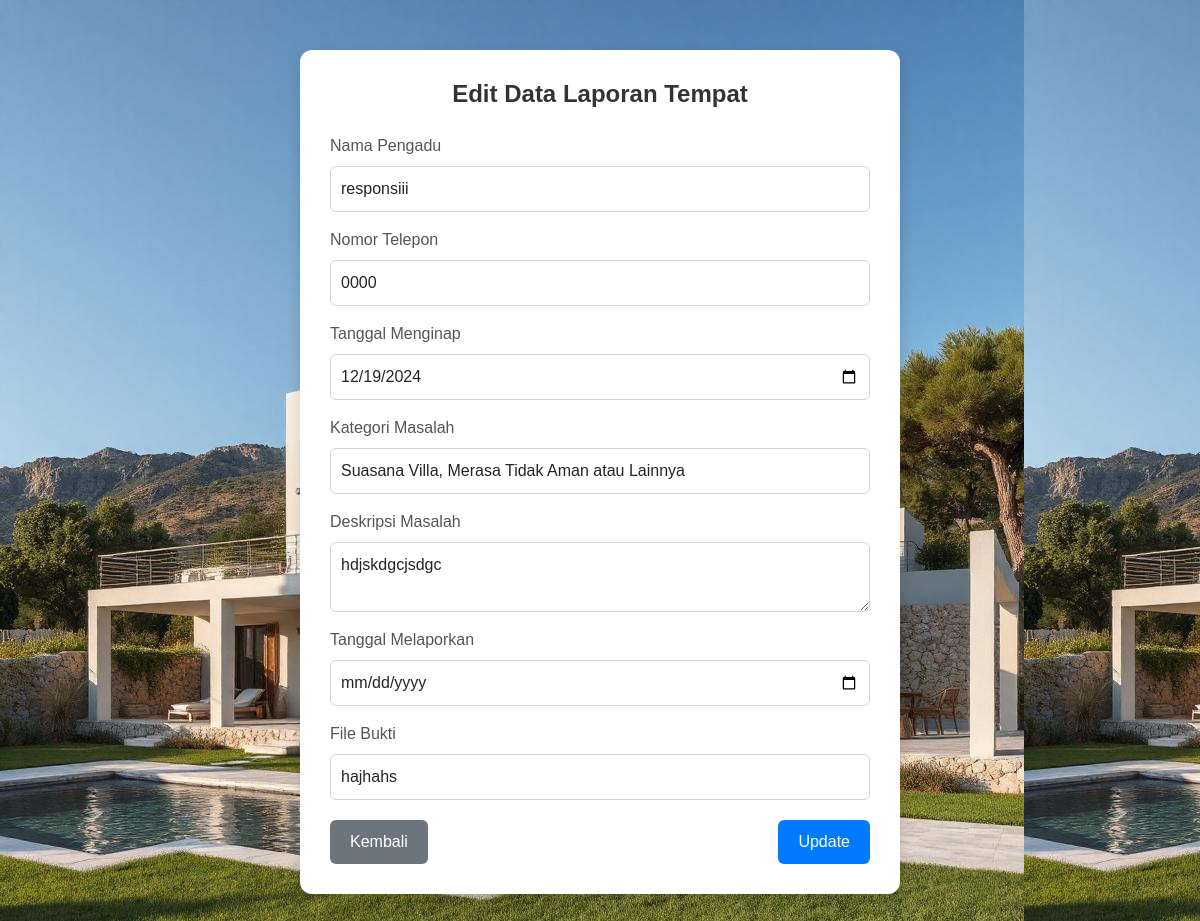
The page /proses_tempat/edit.php?id=2 on the database its author committed.
### tables this page shows
CREATE TABLE `tempat` (
  `id_pengaduan` int(11) NOT NULL,
  `nama_pengadu` varchar(255) NOT NULL,
  `no_telepon_pengadu` varchar(15) NOT NULL,
  `tanggal_menginap` date NOT NULL,
  `nomor_kamar` varchar(10) NOT NULL,
  `jenis_masalah` enum('Kerusakan Bangunan','Kebersihan Villa','Perawatan yang Kurang','Suasana Villa, Merasa Tidak Aman atau Lainnya','Perbedaan Kondisi Properti dengan Foto Properti di Iklan','Masalah Aksesibilitas','Kenyamanan pada Waktu Penginapan','Lainnya') NOT NULL,
  `deskripsi_masalah` text NOT NULL,
  `waktu_pengaduan` datetime DEFAULT current_timestamp(),
  `file_bukti` varchar(255) DEFAULT NULL,
  `status` enum('Diterima','Ditolak','Diproses') NOT NULL DEFAULT 'Diproses'
);

### proses_tempat/edit.php (the view, shortened to what this page needs)
<?php
$servername = "localhost";
$username = "root";
$password = "";
$dbname = "filya_suite";
$conn = new mysqli($servername, $username, $password, $dbname);
$id = $_GET['id'];
$sql = "SELECT * FROM tempat WHERE id_pengaduan = ?";
$stmt = $conn->prepare($sql);
$stmt->bind_param("i", $id);
$stmt->execute();
$result = $stmt->get_result();
$row = $result->fetch_assoc();
?>
<!DOCTYPE html>
<html lang="en">
<head>
    <link href="https://cdn.jsdelivr.net/npm/bootstrap@5.3.0-alpha1/dist/css/bootstrap.min.css" rel="stylesheet">
</head>
<body>
    <div class="container">
        <h2>Edit Data Laporan Tempat</h2>
        <form method="POST">
            <div class="mb-3">
                <label for="nama_pengadu" class="form-label">Nama Pengadu</label>
                <select class="form-control" name="nama_pengadu" id="nama_pengadu" required>
                    <?php
                    $user_query = "SELECT nama FROM users";
                    $user_result = $conn->query($user_query);
                    while ($user = $user_result->fetch_assoc()) {
                        $selected = ($user['nama'] == $row['nama_pengadu']) ? 'selected' : '';
                        echo "<option value='{$user['nama']}' $selected>{$user['nama']}</option>";
                    }
                    ?>
                </select>
            </div>
            <div class="mb-3">
                <label for="no_telepon_pengadu" class="form-label">Nomor Telepon</label>
                <input type="text" class="form-control" id="no_telepon_pengadu" name="no_telepon_pengadu" value="<?php echo $row['no_telepon_pengadu']; ?>" required>
            </div>
            <div class="mb-3">
                <label for="tanggal_menginap" class="form-label">Tanggal Menginap</label>
                <input type="date" class="form-control" id="tanggal_menginap" name="tanggal_menginap" value="<?php echo $row['tanggal_menginap']; ?>" required>
            </div>
            <div class="mb-3">
                <label for="jenis_masalah" class="form-label">Kategori Masalah</label>
                <input type="text" class="form-control" id="jenis_masalah" name="jenis_masalah" value="<?php echo $row['jenis_masalah']; ?>" required>
            </div>
            <div class="mb-3">
                <label for="deskripsi_masalah" class="form-label">Deskripsi Masalah</label>
                <textarea class="form-control" id="deskripsi_masalah" name="deskripsi_masalah" required><?php echo $row['deskripsi_masalah']; ?></textarea>
            </div>
            <div class="mb-3">
                <label for="waktu_pengaduan" class="form-label">Tanggal Melaporkan</label>
                <input type="date" class="form-control" id="waktu_pengaduan" name="waktu_pengaduan" value="<?php echo $row['waktu_pengaduan']; ?>" required>
            </div>
            <div class="mb-3">
                <label for="file_bukti" class="form-label">File Bukti</label>
                <input type="text" class="form-control" id="file_bukti" name="file_bukti" value="<?php echo $row['file_bukti']; ?>" required>
            </div>
            <div class="d-flex justify-content-between">
                <a href="../DashboardTempt.php" class="btn btn-secondary">Kembali</a>
                <button type="submit" class="btn btn-primary">Update</button>
            </div>
        </form>
    </div>
</body>
</html>

### proses_tempat/edit.php (style rules this page uses)
body { background-color: #f3f4f6; background-image: url('../blubrown.jpg'); font-family: Arial, sans-serif; }
.container { max-width: 600px; background-color: #ffffff; padding: 30px; margin: 50px auto; border-radius: 12px; box-shadow: 0 8px 16px rgba(0, 0, 0, 0.15); }
h2 { text-align: center; color: #333; font-size: 24px; font-weight: bold; margin-bottom: 25px; }
label { color: #555; font-weight: 500; }
.form-control { border: 1px solid #ced4da; border-radius: 6px; margin-bottom: 15px; padding: 10px; font-size: 16px; transition: all 0.3s ease; }
.btn-primary { background-color: #007bff; border: none; font-size: 16px; padding: 10px 20px; border-radius: 6px; transition: background-color 0.3s ease; }
.btn-secondary { background-color: #6c757d; border: none; font-size: 16px; padding: 10px 20px; border-radius: 6px; transition: background-color 0.3s ease; }
.d-flex { display: flex; gap: 10px; justify-content: space-between; margin-top: 20px; }

### rows shown on the page
tempat: no_telepon_pengadu "0000", tanggal_menginap "12/19/2024", jenis_masalah "Suasana Villa, Merasa Tidak Aman atau Lainnya", deskripsi_masalah "hdjskdgcjsdgc", file_bukti "hajhahs"

### other values the page prints
form field nama_pengadu "responsiii"
